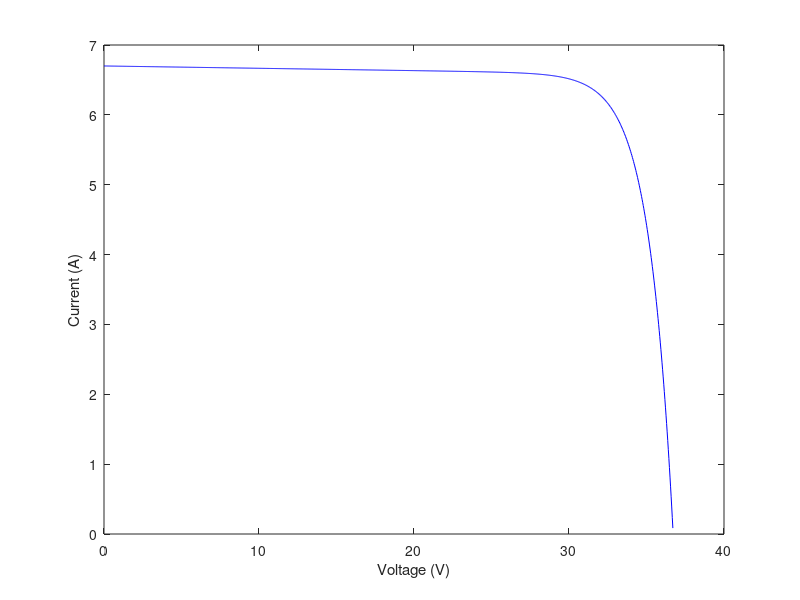
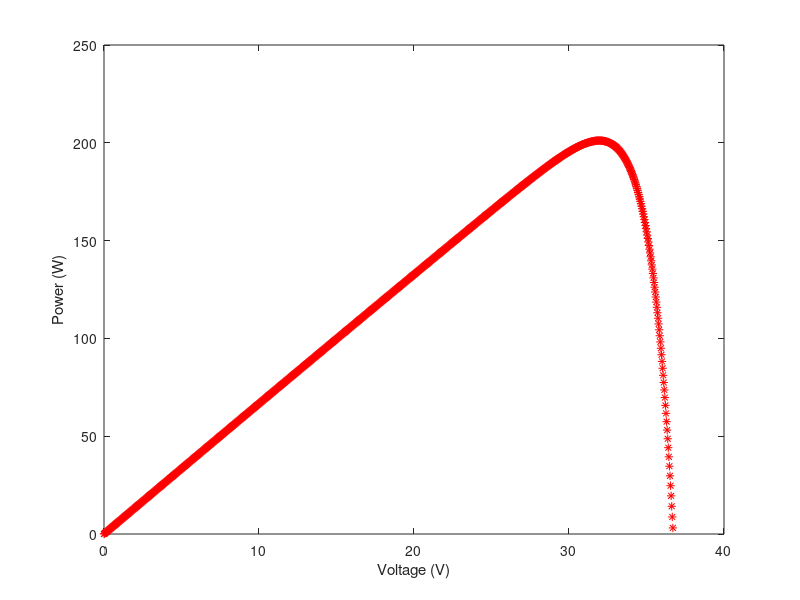

Reproduce these figures in MATLAB, in order.
function[V_PV,I_PV] = PV_model()
% 光伏电池单二极管模型函数
% 功能：计算并绘制光伏电池的电流-电压(I-V)和功率-电压(P-V)特性曲线
% 输出：V_PV - 电压向量，I_PV - 电流向量

% ==== 光伏电池物理参数定义 ====
V_oc = 36.7;        % 开路电压（V），光伏电池在开路条件下的最大电压
I_sc = 6.7;         % 短路电流（A），光伏电池在短路条件下的最大电流
I_o = 3e-10;        % 反向饱和电流[A]，反映PN结反向特性的重要参数
q = 1.6e-19;        % 元电荷[C]，基本电荷常数，值为1.6×10^-19库仑
n = 1;              % 理想因子，理想二极管n=1，实际值通常为1-2
k = 1.38e-23;       % 玻尔兹曼常数[J/K]，热力学统计物理常数
R_sh = 300;         % 并联电阻(Ω)，模拟电池的旁路漏电效应
T = 298;            % 温度（K），工作温度，对应25摄氏度（298K = 25°C）
num_cells = 60;     % 光伏电池串联数量，整个组件由60个单体电池串联

% ==== 参数初始化与数组预分配 ====
% 生成从0到开路电压的1000个均匀分布的电压采样点
V_PV = linspace(0, V_oc, 1000);
% 预分配电流数组，初始化为与电压数组相同大小的零数组
I_PV = zeros(size(V_PV));
% 预分配功率数组，用于存储每个电压点对应的功率值
P = zeros(size(V_PV));

% 光生电流计算
% 在标准条件下，光生电流近似等于短路电流
I_ph = I_sc;
    
% ==== 光伏电池输出特性计算主循环 ====
% 循环计算每个电压点对应的电流和功率值
% 注：此处的1000次循环实际只需要1次，因为向量化运算可一次性完成
% 当前循环结构保留了代码原貌，实际可优化为向量化计算
for iter = 1:1000
    % 计算二极管暗电流分量（肖克利二极管方程）
    % I1 = I_o * [exp(q*V/(n*k*T*N)) - 1]，其中N为串联电池数
    I1 = I_o*(exp((q*V_PV)/(n*k*T*num_cells))-1);
    
    % 计算并联电阻分流电流
    % 根据欧姆定律：I2 = V / R_sh
    I2 = V_PV / R_sh;
    
    % 计算总输出电流（单二极管模型核心方程）
    % I_PV = I_ph - I1 - I2
    % 其中：I_ph为光生电流，I1为二极管暗电流，I2为并联电阻漏电流
    I_PV = I_ph - I1 - I2;
    
    % 计算输出功率
    % 功率 = 电压 × 电流
    P = V_PV .* I_PV;    
end

% 确保电流值为非负数（物理约束）
% 在实际光伏电池中，电流不可能为负值
I_PV = max(0, I_PV);

% ==== 结果可视化部分 ====

% 绘制I-V特性曲线（电流-电压关系图）
figure;  % 创建新的图形窗口
plot(V_PV, I_PV, '-b');  % 蓝色实线绘制I-V曲线
xlabel('Voltage (V)')     % X轴标签：电压（伏特）
ylabel('Current (A)')     % Y轴标签：电流（安培）

% 绘制P-V特性曲线（功率-电压关系图）
figure;  % 创建新的图形窗口
plot(V_PV, P, '*r');     % 红色星号标记绘制P-V曲线
xlabel('Voltage (V)')     % X轴标签：电压（伏特）
ylabel('Power (W)')       % Y轴标签：功率（瓦特）

end
